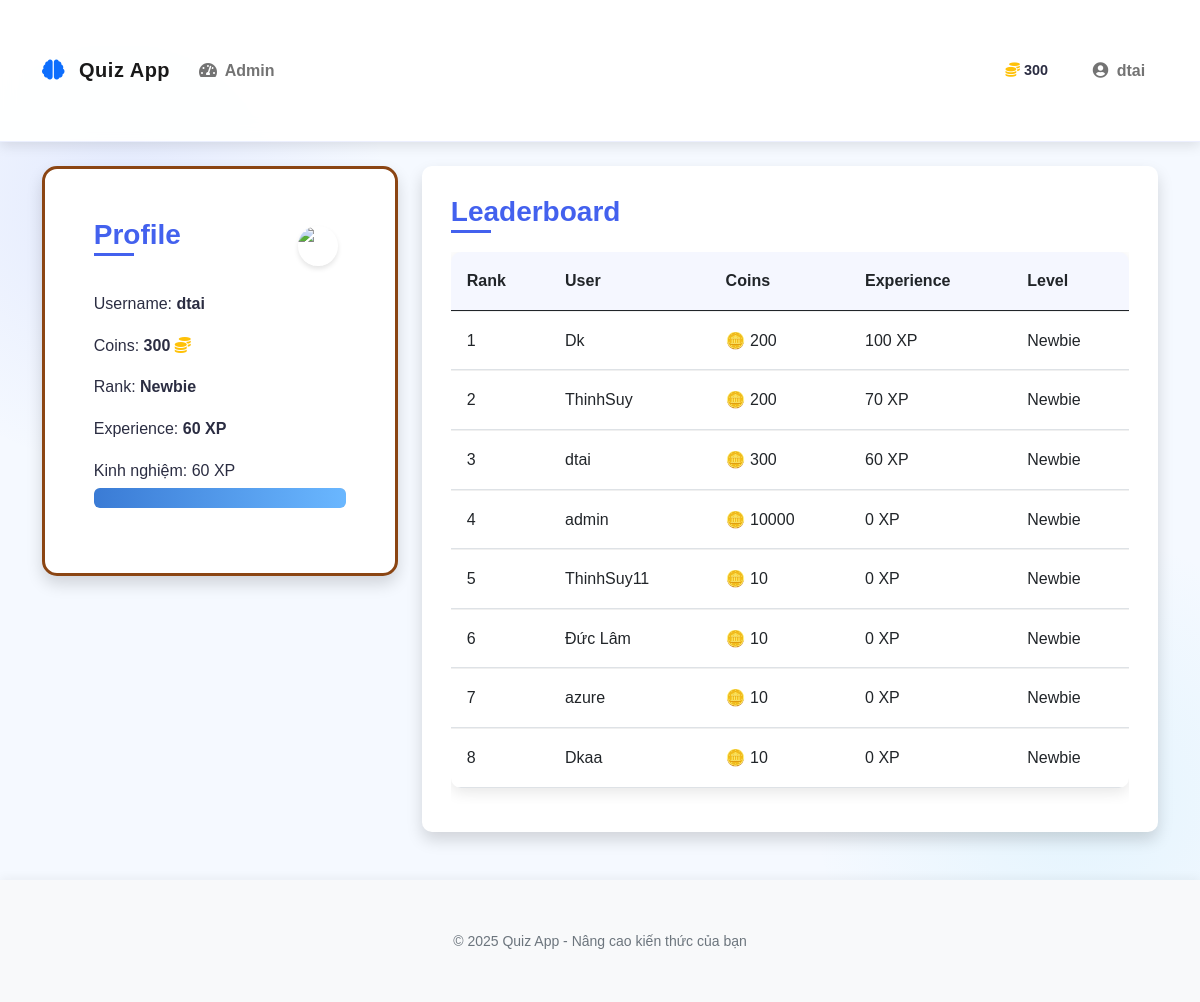
The page / (signed in) on the database as committed earlier.
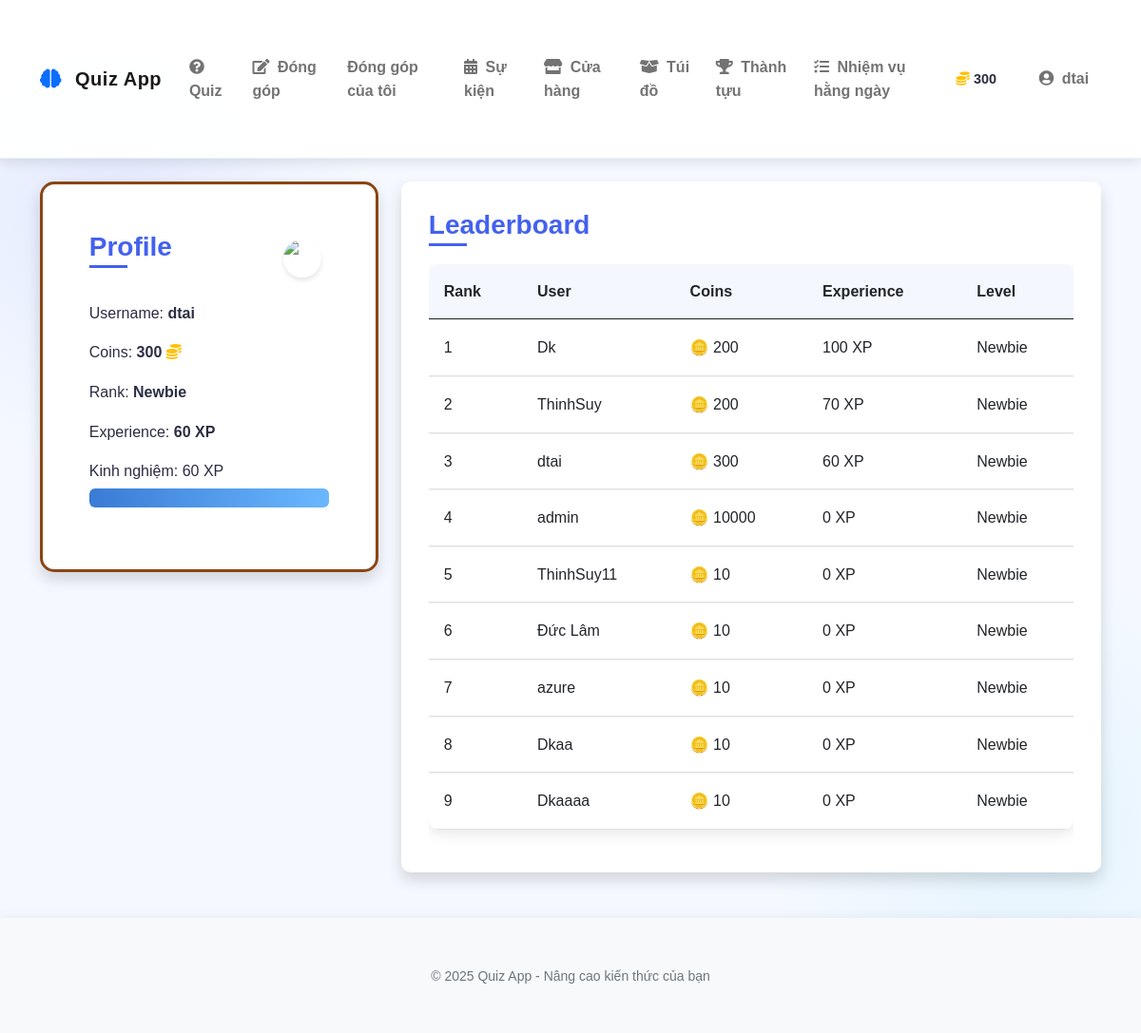
The same page on the database as committed later.
### models.py (models this page shows, shortened)
class User(UserMixin, db.Model):
    id = db.Column(db.Integer, primary_key=True)
    username = db.Column(db.String(64), unique=True, nullable=False)
    email = db.Column(db.String(120), unique=True, nullable=False)
    password_hash = db.Column(db.String(256))
    coins = db.Column(db.Integer, default=10)  # New users start with 10 coins
    experience = db.Column(db.Integer, default=0)  # Experience points
    rank = db.Column(db.String(50), default='Newbie')
    is_admin = db.Column(db.Boolean, default=False)
    contributions = db.relationship('Contribution', backref='author', lazy=True)
    inventory_items = db.relationship('InventoryItem', backref='owner', lazy=True)
    achievements = db.relationship('UserAchievement', backref='user', lazy=True)
    daily_quests = db.relationship('UserDailyQuest', backref='user', lazy=True)
    total_questions_answered = db.Column(db.Integer, default=0)
    correct_answers = db.Column(db.Integer, default=0)
    easy_questions_completed = db.Column(db.Integer, default=0)
    medium_questions_completed = db.Column(db.Integer, default=0)
    hard_questions_completed = db.Column(db.Integer, default=0)
    daily_quest_points = db.Column(db.Integer, default=0)
    daily_streak = db.Column(db.Integer, default=0)
    last_daily_login = db.Column(db.Date, nullable=True)

### app.py (the view)
@app.route('/')
def homepage():
    from models import User, RANK_THRESHOLDS
    top_users = User.query.order_by(User.experience.desc()).limit(10).all()
    return render_template('homepage.html', top_users=top_users, RANK_THRESHOLDS=RANK_THRESHOLDS)

### app.py (called while the page is built)
@login_manager.user_loader
def load_user(user_id):
    from models import User
    return User.query.get(int(user_id))

### templates/homepage.html (shortened to what the changed rows need)
{% extends "base.html" %}
{% block content %}
<div class="row">
    <div class="col-md-4">
        {% if current_user.is_authenticated %}
        <div class="card shadow rank-card" data-aos="fade-right" data-rank="{{ current_user.rank.lower() }}">
            <div class="card-body">
                <div class="d-flex justify-content-between align-items-center mb-3">
                    <h3 class="card-title">Profile</h3>
                    <div class="rank-badge">
                        <img src="{{ url_for('static', filename='images/ranks/' + current_user.rank.lower() + '.png') }}"
                             alt="{{ current_user.rank }}" class="rank-icon">
                    </div>
                </div>
                <div class="profile-info">
                    <p>Username: <strong>{{ current_user.username }}</strong></p>
                    <p>Coins: <strong>{{ current_user.coins }}</strong> <i class="fas fa-coins text-warning"></i></p>
                    <p>Rank: <strong class="rank-name">{{ current_user.rank }}</strong></p>
                    {% set next_rank = None %}
                    {% set next_threshold = 0 %}
                    {% set current_threshold = 0 %}
                    {% for rank, threshold in RANK_THRESHOLDS.items() | sort(attribute='1') %}
                        {% if current_user.rank == rank %}
                            {% set current_threshold = threshold %}
                            {% for next_r, next_t in RANK_THRESHOLDS.items() | sort(attribute='1') %}
                                {% if next_t > threshold and not next_rank %}
                                    {% set next_rank = next_r %}
                                    {% set next_threshold = next_t %}
                                {% endif %}
                            {% endfor %}
                        {% endif %}
                    {% endfor %}
                    <p>Experience: <strong>{{ current_user.experience }} XP</strong></p>
                    <div class="rank-progress mt-3">
                        {% if next_rank %}
                        <p class="mb-1">Tiến trình ({{ current_user.experience }}/{{ next_threshold }})</p>
                        <div class="progress" style="height: 20px;">
                            <div class="progress-bar progress-bar-striped progress-bar-animated bg-success"
                                 role="progressbar"
                                 style="width: {{ ((current_user.experience - current_threshold) / (next_threshold - current_threshold) * 100)|round }}%">
                            </div>
                        </div>
                        <small class="text-muted">Rank tiếp theo: {{ next_rank }}</small>
                        {% else %}
                        <p class="mb-1">Kinh nghiệm: {{ current_user.experience }} XP</p>
                        <div class="progress" style="height: 20px;">
                            <div class="progress-bar progress-bar-striped progress-bar-animated bg-success"
                                 role="progressbar"
                                 style="width: 100%">
                            </div>
                        </div>
                        {% endif %}
                    </div>
                </div>
            </div>
        </div>
        {% endif %}
    </div>
    <div class="col-md-8">
        <div class="card shadow" data-aos="fade-left">
            <div class="card-body">
                <div class="table-responsive">
                    <table class="table table-hover">
                        <thead>
                            <tr>
                                <th>Rank</th>
                                <th>User</th>
                                <th>Coins</th>
                                <th>Experience</th>
                                <th>Level</th>
                            </tr>
                        </thead>
                        <tbody>
                            {% for user in top_users %}
                            <tr>
                                <td>{{ loop.index }}</td>
                                <td>{{ user.username }}</td>
                                <td>🪙 {{ user.coins }}</td>
                                <td>{{ user.experience }} XP</td>
                                <td>{{ user.rank }}</td>
                            </tr>
                            {% endfor %}
                        </tbody>
                    </table>
                </div>
            </div>
        </div>
    </div>
</div>
{% endblock %}

### templates/base.html (shortened to what the changed rows need)
<!DOCTYPE html>
<html lang="en">
<head>
    <link href="https://cdn.jsdelivr.net/npm/bootstrap@5.0.2/dist/css/bootstrap.min.css" rel="stylesheet">
    <link rel="stylesheet" href="https://cdnjs.cloudflare.com/ajax/libs/font-awesome/5.15.3/css/all.min.css">
    <link href="https://unpkg.com/aos@2.3.1/dist/aos.css" rel="stylesheet">
    <link rel="stylesheet" href="{{ url_for('static', filename='css/style.css') }}">
    <link rel="stylesheet" href="{{ url_for('static', filename='css/rank_frames.css') }}">
    <link rel="stylesheet" href="{{ url_for('static', filename='css/customization.css') }}">
    <link rel="stylesheet" href="{{ url_for('static', filename='css/achievements.css') }}">
    <link rel="stylesheet" href="{{ url_for('static', filename='css/quests.css') }}">
    <link rel="stylesheet" href="{{ url_for('static', filename='css/quiz.css') }}">
</head>
<body>
    <nav class="navbar navbar-expand-lg navbar-light sticky-top">
        <div class="container">
            <div class="collapse navbar-collapse" id="navbarNav">
                <ul class="navbar-nav me-auto">
                    {% if current_user.is_authenticated %}
                        {% if current_user.is_admin %}
                            <li class="nav-item">
                                <a class="nav-link" href="{{ url_for('admin_dashboard') }}">
                                    <i class="fas fa-tachometer-alt me-1"></i> Admin
                                </a>
                            </li>
                        {% else %}
                            <li class="nav-item">
                                <a class="nav-link" href="{{ url_for('mainquiz') }}">
                                    <i class="fas fa-question-circle me-1"></i> Quiz
                                </a>
                            </li>
                            <li class="nav-item">
                                <a class="nav-link" href="{{ url_for('contribute') }}">
                                    <i class="fas fa-edit me-1"></i> Đóng góp
                                </a>
                            </li>
                            <li class="nav-item">
                                <a class="nav-link" href="{{ url_for('my_contributions') }}">
                                    Đóng góp của tôi
                                </a>
                            </li>
                            <li class="nav-item">
                                <a class="nav-link" href="{{ url_for('event') }}">
                                    <i class="fas fa-calendar-alt me-1"></i> Sự kiện
                                </a>
                            </li>
                            <li class="nav-item">
                                <a class="nav-link" href="{{ url_for('shop') }}">
                                    <i class="fas fa-store me-1"></i> Cửa hàng
                                </a>
                            </li>
                            <li class="nav-item">
                                <a class="nav-link" href="{{ url_for('inventory') }}">
                                    <i class="fas fa-box-open me-1"></i> Túi đồ
                                </a>
                            </li>
                            <li class="nav-item">
                                <a class="nav-link" href="{{ url_for('advancements') }}">
                                    <i class="fas fa-trophy me-1"></i> Thành tựu
                                </a>
                            </li>
                            <li class="nav-item">
                                <a class="nav-link" href="{{ url_for('daily_quests') }}">
                                    <i class="fas fa-tasks me-1"></i> Nhiệm vụ hằng ngày
                                </a>
                            </li>
                        {% endif %}
                    {% endif %}
                </ul>
                {% if current_user.is_authenticated %}
                <div class="user-stats d-flex align-items-center me-3">
                    <div class="stat-item d-flex align-items-center me-3">
                        <i class="fas fa-coins text-warning me-1"></i>
                        <span class="fw-bold">{{ current_user.coins }}</span>
                    </div>
                </div>
                <ul class="navbar-nav">
                    <li class="nav-item dropdown">
                        <a class="nav-link dropdown-toggle" href="#" id="userDropdown" role="button" data-bs-toggle="dropdown" aria-expanded="false">
                            <i class="fas fa-user-circle me-1"></i> {{ current_user.username }}
                        </a>
                    </li>
                </ul>
                {% endif %}
            </div>
        </div>
    </nav>
    <div class="container py-4">
        {% block content %}{% endblock %}
    </div>
</body>
</html>

Rows that differ between the two databases and show on the page:
changed User "dtai": is_admin True → False (drawn)
added User: username "Dkaaaa", coins "10", experience "0", rank "Newbie"
Other text that changed with them:
text no longer shown: "Admin"
text now shown: "Quiz Đóng góp Đóng góp của tôi Sự kiện Cửa hàng Túi đồ Thành tựu Nhiệm vụ hằng ngày"
